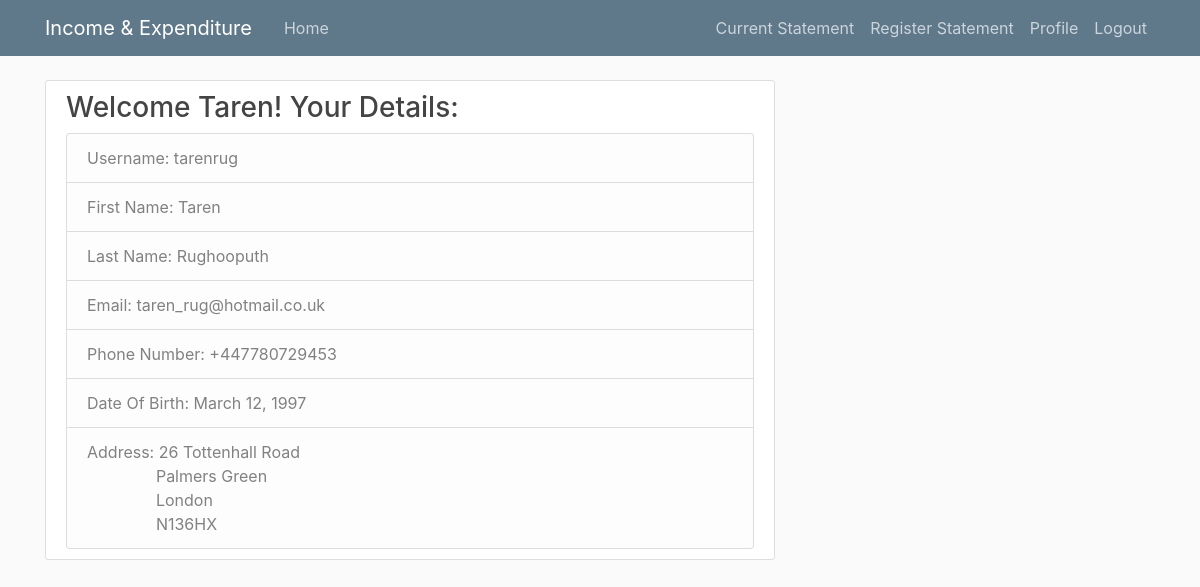
The page /users/profile/ (signed in) on the database its author committed.
### users/models.py (models this page shows, shortened)
class MyUserProfile(models.Model):
    first_name = models.CharField(max_length=100)
    last_name = models.CharField(max_length=100)
    email = models.EmailField()
    phone_number = models.CharField(max_length=14)
    date_of_birth = models.DateField()
    address_line_1 = models.CharField(max_length=100)
    address_line_2 = models.CharField(max_length=100)
    city = models.CharField(max_length=100)
    postcode = models.CharField(max_length=10)
    username = models.CharField(max_length=100)
    author = models.ForeignKey(User,on_delete=models.CASCADE)

### users/views.py (the view)
# urls.py: path('profile/', views.profile, name='profile')
@login_required
def profile(request):
    user = request.user
    username = MyUserProfile.objects.filter(username=user).first().username
    first_name = MyUserProfile.objects.filter(username=user).first().first_name
    last_name = MyUserProfile.objects.filter(username=user).first().last_name
    email = MyUserProfile.objects.filter(username=user).first().email
    phone_number = MyUserProfile.objects.filter(username=user).first().phone_number
    date_of_birth = MyUserProfile.objects.filter(username=user).first().date_of_birth
    address_line_1 = MyUserProfile.objects.filter(username=user).first().address_line_1
    address_line_2 = MyUserProfile.objects.filter(username=user).first().address_line_2
    city = MyUserProfile.objects.filter(username=user).first().city
    postcode = MyUserProfile.objects.filter(username=user).first().postcode
    context={
        'username': username,
        'first_name': first_name,
        'last_name': last_name,
        'email': email,
        'phone_number': phone_number,
        'date_of_birth': date_of_birth,
        'address_line_1': address_line_1,
        'address_line_2': address_line_2,
        'city': city,
        'postcode': postcode
    }
    return render(request, 'users/profile.html',context)

### users/templates/users/profile.html (shortened to what this page needs)
{% extends "frontend/base.html" %}
{% load crispy_forms_tags %}
{% block content %}
        {% if user.is_authenticated %}
        <div class="content-section">
                <h3>Welcome {{first_name}}! Your Details:</h3>
                <ul class="list-group">
                    <li class="list-group-item list-group-item-light">Username: {{username}}</li>
                    <li class="list-group-item list-group-item-light">First Name: {{first_name}}</li>
                    <li class="list-group-item list-group-item-light">Last Name: {{last_name}}</li>
                    <li class="list-group-item list-group-item-light">Email: {{email}}</li>
                    <li class="list-group-item list-group-item-light">Phone Number: {{phone_number}}</li>
                    <li class="list-group-item list-group-item-light">Date Of Birth: {{date_of_birth}}</li>
                    <li class="list-group-item list-group-item-light">
                        Address: {{address_line_1}}
                        <br> &emsp; &emsp; &emsp; &thinsp; {{address_line_2}}
                        <br> &emsp; &emsp; &emsp; &thinsp; {{city}}
                        <br> &emsp; &emsp; &emsp; &thinsp; {{postcode}}
                    </li>
                </ul>
        {% endif %}
    </div>
{% endblock content %}

### frontend/templates/frontend/base.html (shortened to what this page needs)
{% load static %}
<!DOCTYPE html>
<html>
    <head>
        <link rel="stylesheet" href="https://maxcdn.bootstrapcdn.com/bootstrap/4.0.0/css/bootstrap.min.css">
        <link rel="stylesheet" type = "text/css" href="{% static 'frontend/main.css' %}">
    </head>
    <body>
        <header class="site-header">
            <nav class="navbar navbar-expand-md navbar-dark bg-steel fixed-top">
              <div class="container">
                <a class="navbar-brand mr-4" href="{% url 'frontend-home' %}">Income & Expenditure</a>
                <div class="collapse navbar-collapse" id="navbarToggle">
                  <div class="navbar-nav mr-auto">
                    <a class="nav-item nav-link" href="{% url 'frontend-home' %}">Home</a>
                  </div>
                  <div class="navbar-nav">
                    {% if user.is_authenticated %}
                    <a class="nav-item nav-link" href="{% url 'statement' %}">Current Statement</a>
                    <a class="nav-item nav-link" href="{% url 'income-expenditure' %}">Register Statement</a>
                    <a class="nav-item nav-link" href="{% url 'profile' %}">Profile</a>
                    <a class="nav-item nav-link" href="{% url 'logout' %}">Logout</a>
                    {% else %}
                    <a class="nav-item nav-link" href="{% url 'login' %}">Login</a>
                    <a class="nav-item nav-link" href="{% url 'register' %}">Register</a>
                    {% endif %}
                  </div>
                </div>
              </div>
            </nav>
        </header>
        <main role="main" class="container">
        <div class="row">
            <div class="col-md-8">
                {% block content %}{% endblock %}
            </div>
            <div class="col-md-4">
            </div>
        </div>
        </main>
    </body>
</html>

### frontend/static/frontend/main.css (style rules this page uses)
body { background: #fafafa; color: #333333; margin-top: 5rem; }
h1, h2, h3, h4, h5, h6 { color: #444444; }
ul { margin: 0; }
.bg-steel { background-color: #5f788a; }
.site-header .navbar-nav .nav-link { color: #cbd5db; }
.content-section { background: #ffffff; padding: 10px 20px; border: 1px solid #dddddd; border-radius: 3px; margin-bottom: 20px; }

### rows shown on the page
MyUserProfile: first_name "Taren", username "tarenrug", last_name "Rughooputh", email "taren_rug@hotmail.co.uk", phone_number "+447780729453", date_of_birth "March 12, 1997", address_line_1 "26 Tottenhall Road", address_line_2 "Palmers Green", city "London", postcode "N136HX"
